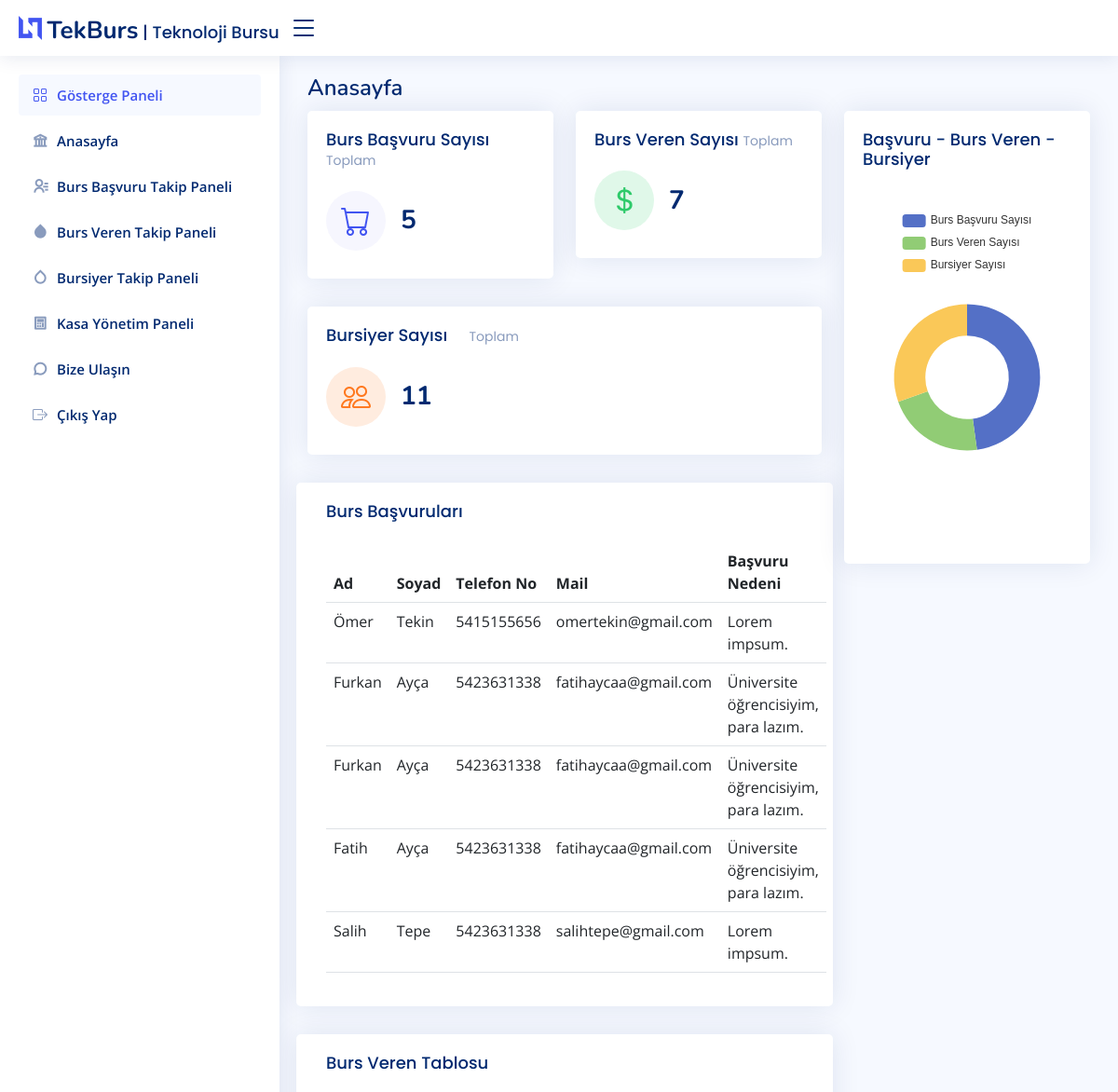
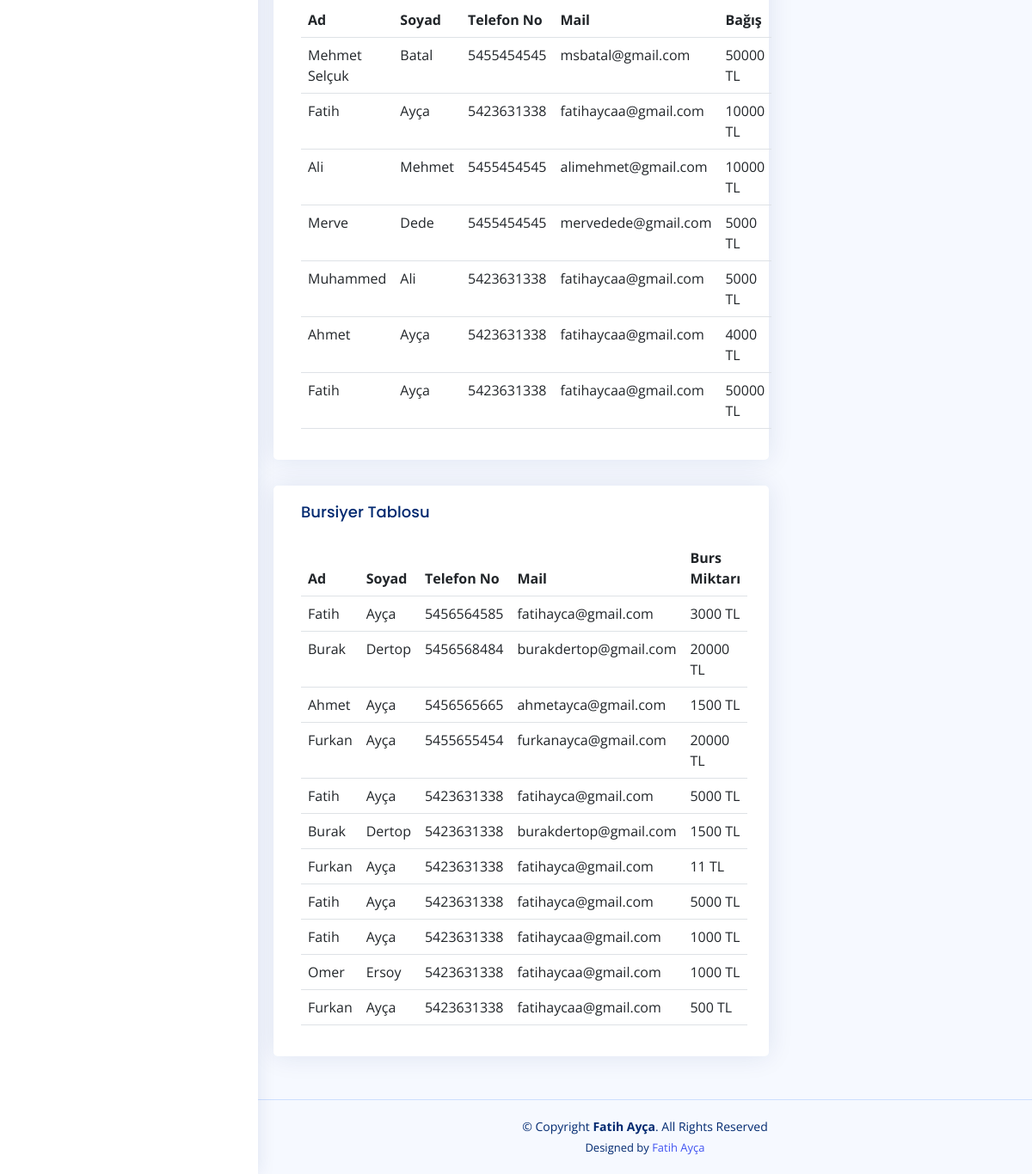
Screenshot of /anasayfa.php (signed in) with the database file from the repository (2 pictures, top to bottom).
### tables this page shows
CREATE TABLE IF NOT EXISTS `bursbasvuru` (
  `id` int(11) NOT NULL AUTO_INCREMENT,
  `ad` varchar(25) NOT NULL,
  `soyad` varchar(25) NOT NULL,
  `telefon` varchar(20) NOT NULL,
  `mail` varchar(55) NOT NULL,
  `neden` varchar(250) NOT NULL,
  PRIMARY KEY (`id`)
);

CREATE TABLE IF NOT EXISTS `bursveren` (
  `id` int(11) NOT NULL AUTO_INCREMENT,
  `ad` varchar(25) NOT NULL,
  `soyad` varchar(25) NOT NULL,
  `telefon` varchar(20) NOT NULL,
  `mail` varchar(55) NOT NULL,
  `bagis` int(7) NOT NULL,
  PRIMARY KEY (`id`)
);

CREATE TABLE IF NOT EXISTS `bursiyer` (
  `id` int(11) NOT NULL AUTO_INCREMENT,
  `ad` varchar(25) NOT NULL,
  `soyad` varchar(25) NOT NULL,
  `telefon` varchar(55) NOT NULL,
  `mail` varchar(55) NOT NULL,
  `burs` int(7) NOT NULL,
  PRIMARY KEY (`id`)
);

### anasayfa.php (the view, shortened to what this page needs)
<!DOCTYPE html>
<html lang="tr">
<head>
  <link href="assets/vendor/bootstrap/css/bootstrap.min.css" rel="stylesheet">
  <link href="assets/vendor/bootstrap-icons/bootstrap-icons.css" rel="stylesheet">
  <link href="assets/vendor/boxicons/css/boxicons.min.css" rel="stylesheet">
  <link href="assets/vendor/quill/quill.snow.css" rel="stylesheet">
  <link href="assets/vendor/quill/quill.bubble.css" rel="stylesheet">
  <link href="assets/vendor/remixicon/remixicon.css" rel="stylesheet">
  <link href="assets/vendor/simple-datatables/style.css" rel="stylesheet">
  <link href="assets/css/style.css" rel="stylesheet">
</head>
<body>
<?php
$baglan = baglan();
$sorgu = $baglan->prepare("select * from bursiyer");
$sorgu->execute();
$bursiyersay = $sorgu->rowCount();
$sorgu = $baglan->prepare("select * from bursbasvuru");
$sorgu->execute();
$basvurusay = $sorgu->rowCount();
$sorgu = $baglan->prepare("select * from bursveren");
$sorgu->execute();
$bursverensay = $sorgu->rowCount();
?>
  <header id="header" class="header fixed-top d-flex align-items-center">
    <div class="d-flex align-items-center justify-content-between">
      <a href="anasayfa.php" class="logo d-flex align-items-center">
        <img src="assets/img/logo.png" alt="">
        <h5 class="card-title"><span> TekBurs</span> | Teknoloji Bursu </h5>
      </a>
      <i class="bi bi-list toggle-sidebar-btn"></i>
    </div>
  </header>
    <aside id="sidebar" class="sidebar">
<ul class="sidebar-nav" id="sidebar-nav">
  <li class="nav-item">
    <a class="nav-link ">
      <i class="bi bi-grid"></i>
      <span>Gösterge Paneli</span>
    </a>
  </li>
  <li class="nav-item">
    <a class="nav-link collapsed" href="anasayfa.php">
      <i class="ri-bank-line"></i>
      <span>Anasayfa</span>
    </a>
  </li>
  <li class="nav-item">
    <a class="nav-link collapsed" href="bursbasvuru.php">
      <i class="ri-contacts-line"></i>
      <span>Burs Başvuru Takip Paneli</span>
    </a>
  </li>
  <li class="nav-item">
    <a class="nav-link collapsed" href="bursveren.php">
      <i class="ri-drop-fill"></i>
      <span>Burs Veren Takip Paneli</span>
    </a>
  </li>
  <li class="nav-item">
    <a class="nav-link collapsed" href="bursiyer.php">
      <i class=" ri-drop-line"></i>
      <span>Bursiyer Takip Paneli</span>
    </a>
  </li>
  <li class="nav-item">
    <a class="nav-link collapsed" href="kasa.php">
      <i class="ri-calculator-line"></i>
      <span>Kasa Yönetim Paneli</span>
    </a>
  </li>
  <li class="nav-item">
    <a class="nav-link collapsed" href="destekadmin.php">
      <i class="ri-chat-3-line"></i>
      <span>Bize Ulaşın</span>
    </a>
  </li>
  <li class="nav-item">
    <a class="nav-link collapsed" href="cikis.php">
      <i class="bi bi-box-arrow-right"></i>
      <span>Çıkış Yap</span>
    </a>
  </li>
</ul>
</aside>
  <main id="main" class="main">
    <div class="pagetitle">
      <h1>Anasayfa</h1>
    </div>
    <section class="section dashboard">
      <div class="row">
        <div class="col-lg-8">
          <div class="row">
            <div class="col-xxl-4 col-md-6">
              <div class="card info-card sales-card">
                <div class="card-body">
                  <h5 class="card-title">Burs Başvuru Sayısı <span> Toplam</span></h5>
                  <div class="d-flex align-items-center">
                    <div class="card-icon rounded-circle d-flex align-items-center justify-content-center">
                      <i class="bi bi-cart"></i>
                    </div>
                    <div class="ps-3">
                      <h6>
                        <?php
                        echo $basvurusay;
                        ?>
                      </h6>
                    </div>
                  </div>
                </div>
              </div>
            </div>
            <div class="col-xxl-4 col-md-6">
              <div class="card info-card revenue-card">
                <div class="card-body">
                  <h5 class="card-title">Burs Veren Sayısı <span> Toplam</span></h5>
                  <div class="d-flex align-items-center">
                    <div class="card-icon rounded-circle d-flex align-items-center justify-content-center">
                      <i class="bi bi-currency-dollar"></i>
                    </div>
                    <div class="ps-3">
                      <h6>
                      <?php
                        echo $bursverensay;
                        ?>
                      </h6>
                    </div>
                  </div>
                </div>
              </div>
            </div>
            <div class="col-xxl-4 col-xl-12">
              <div class="card info-card customers-card">
                <div class="card-body">
                  <h5 class="card-title">Bursiyer Sayısı <span>  &nbsp&nbsp&nbsp&nbsp  Toplam</span></h5>
                  <div class="d-flex align-items-center">
                    <div class="card-icon rounded-circle d-flex align-items-center justify-content-center">
                      <i class="bi bi-people"></i>
                    </div>
                    <div class="ps-3">
                      <h6>
                      <?php
                        echo $bursiyersay;
                        ?>
                      </h6>
                    </div>
                  </div>
                </div>
              </div>
            </div>
            <div class="card">
            <div class="card-body">
              <h5 class="card-title">Burs Başvuruları</h5>
              <table class="table">
                <thead>
                  <tr>
                    <th scope="col">Ad</th>
                    <th scope="col">Soyad</th>
                    <th scope="col">Telefon No</th>
                    <th scope="col">Mail</th>
                    <th scope="col">Başvuru Nedeni</th>
                  </tr>
                </thead>
                <tbody>
                  <?php
                  $sorgu = $baglan->prepare("select * from bursbasvuru");
                  $sorgu->execute();
                  while ($satir = $sorgu->fetchObject()){
                    echo "<tr>
                            <td>$satir->ad</td>
                            <td>$satir->soyad</td>
                            <td>$satir->telefon</td>
                            <td>$satir->mail</td>
                            <td>$satir->neden</td>
                          </tr>";
                  }
                  ?>
                </tbody>
              </table>
              </div>
          </div>
          <div class="card">
            <div class="card-body">
              <h5 class="card-title">Burs Veren Tablosu</h5>
              <table class="table">
                <thead>
                  <tr>
                    <th scope="col">Ad</th>
                    <th scope="col">Soyad</th>
                    <th scope="col">Telefon No</th>
                    <th scope="col">Mail</th>
                    <th scope="col">Bağış</th>
                  </tr>
                </thead>
                <tbody>
                  <?php
                  $sorgu = $baglan->prepare("select * from bursveren");
                  $sorgu->execute();
                  while ($satir = $sorgu->fetchObject()){
                    echo "<tr>
                            <td>$satir->ad</td>
                            <td>$satir->soyad</td>
                            <td>$satir->telefon</td>
                            <td>$satir->mail</td>
                            <td>$satir->bagis TL</td>
                          </tr>";
                  }
                  ?>
                </tbody>
              </table>
              </div>
          </div>
          <div class="card">
            <div class="card-body">
              <h5 class="card-title">Bursiyer Tablosu</h5>
              <table class="table">
                <thead>
                  <tr>
                    <th scope="col">Ad</th>
                    <th scope="col">Soyad</th>
                    <th scope="col">Telefon No</th>
                    <th scope="col">Mail</th>
                    <th scope="col">Burs Miktarı</th>
                  </tr>
                </thead>
                <tbody>
                  <?php
                  $sorgu = $baglan->prepare("select * from bursiyer");
                  $sorgu->execute();
                  while ($satir = $sorgu->fetchObject()){
                    echo "<tr>
                            <td>$satir->ad</td>
                            <td>$satir->soyad</td>
                            <td>$satir->telefon</td>
                            <td>$satir->mail</td>
                            <td>$satir->burs TL</td>
                          </tr>";
                  }
                  ?>
                </tbody>
              </table>
              </div>
          </div>
          </div>
        </div>
        <div class="col-lg-4">
          <div class="card">
            <div class="card-body pb-0">
              <h5 class="card-title">Başvuru - Burs Veren - Bursiyer</h5>
              <div id="trafficChart" style="min-height: 400px;" class="echart"></div>
              <script>
                document.addEventListener("DOMContentLoaded", () => {
                  echarts.init(document.querySelector("#trafficChart")).setOption({
                    tooltip: {
                      trigger: 'item'
                    },
                    legend: {
                      top: '5%',
                      left: 'center'
                    },
                    series: [{
                      name: 'Toplam Sayı',
                      type: 'pie',
                      radius: ['40%', '70%'],
                      avoidLabelOverlap: false,
                      label: {
                        show: false,
                        position: 'center'
                      },
                      emphasis: {
                        label: {
                          show: true,
                          fontSize: '18',
                          fontWeight: 'bold'
                        }
                      },
                      labelLine: {
                        show: false
                      },
                      data: [{
                          value:
                        <?php
                        echo $bursiyersay;
                        ?>,
                          name: 'Burs Başvuru Sayısı'
                        },
                        {
                          value:
                        <?php
                        echo $basvurusay;
                        ?>,
                          name: 'Burs Veren Sayısı'
                        },
                        {
                          value:
                          <?php
                        echo $bursverensay;
                        ?>,
                          name: 'Bursiyer Sayısı'
                        }
                      ]
                    }]
                  });
                });
              </script>
            </div>
          </div>
        </div>
      </div>
    </section>
  </main>
  <footer id="footer" class="footer">
    <div class="copyright">
      &copy; Copyright <strong><span>Fatih Ayça</span></strong>. All Rights Reserved
    </div>
    <div class="credits">
      Designed by <a href="https://www.linkedin.com/in/fatihayca/">Fatih Ayça</a>
    </div>
  </footer>
</body>
</html>

### assets/css/style.css (style rules this page uses)
:root { scroll-behavior: smooth; }
body { font-family: "Open Sans", sans-serif; background: #f6f9ff; color: #444444; }
a { color: #4154f1; text-decoration: none; }
h1, h2, h3, h4, h5, h6 { font-family: "Nunito", sans-serif; }
#main { margin-top: 60px; padding: 20px 30px; transition: all 0.3s; }
.pagetitle { margin-bottom: 10px; }
.pagetitle h1 { font-size: 24px; margin-bottom: 0; font-weight: 600; color: #012970; }
.card { margin-bottom: 30px; border: none; border-radius: 5px; box-shadow: 0px 0 30px rgba(1, 41, 112, 0.1); }
.card-title { padding: 20px 0 15px 0; font-size: 18px; font-weight: 500; color: #012970; font-family: "Poppins", sans-serif; }
.card-title span { color: #899bbd; font-size: 14px; font-weight: 400; }
.card-body { padding: 0 20px 20px 20px; }
.logo { line-height: 1; }
@media (min-width: 1200px) { .logo { width: 280px; } }
.logo img { max-height: 26px; margin-right: 6px; }
.logo span { font-size: 26px; font-weight: 700; color: #012970; font-family: "Nunito", sans-serif; }
.header { transition: all 0.5s; z-index: 997; height: 60px; box-shadow: 0px 2px 20px rgba(1, 41, 112, 0.1); background-color: #fff; padding-left: 20px; }
.header .toggle-sidebar-btn { font-size: 32px; padding-left: 10px; cursor: pointer; color: #012970; }
.sidebar { position: fixed; top: 60px; left: 0; bottom: 0; width: 300px; z-index: 996; transition: all 0.3s; padding: 20px; overflow-y: auto; scrollbar-width: thin; scrollbar-color: #aab7cf transparent; box-shadow: 0px 0px 20px rgba(1, 41, 112, 0.1); background-color: #fff; }
@media (min-width: 1200px) { #main, #footer { margin-left: 300px; } }
.sidebar-nav { padding: 0; margin: 0; list-style: none; }
.sidebar-nav li { padding: 0; margin: 0; list-style: none; }
.sidebar-nav .nav-item { margin-bottom: 5px; }
.sidebar-nav .nav-link { display: flex; align-items: center; font-size: 15px; font-weight: 600; color: #4154f1; transition: 0.3; background: #f6f9ff; padding: 10px 15px; border-radius: 4px; }
.sidebar-nav .nav-link i { font-size: 16px; margin-right: 10px; color: #4154f1; }
.sidebar-nav .nav-link.collapsed { color: #012970; background: #fff; }
.sidebar-nav .nav-link.collapsed i { color: #899bbd; }
.dashboard .info-card { padding-bottom: 10px; }
.dashboard .info-card h6 { font-size: 28px; color: #012970; font-weight: 700; margin: 0; padding: 0; }
.dashboard .card-icon { font-size: 32px; line-height: 0; width: 64px; height: 64px; flex-shrink: 0; flex-grow: 0; }
.dashboard .sales-card .card-icon { color: #4154f1; background: #f6f6fe; }
.dashboard .revenue-card .card-icon { color: #2eca6a; background: #e0f8e9; }
.dashboard .customers-card .card-icon { color: #ff771d; background: #ffecdf; }
.footer { padding: 20px 0; font-size: 14px; transition: all 0.3s; border-top: 1px solid #cddfff; }
.footer .copyright { text-align: center; color: #012970; }
.footer .credits { padding-top: 5px; text-align: center; font-size: 13px; color: #012970; }

### rows the page displays
bursbasvuru: ad "Ömer", soyad "Tekin", telefon "5415155656", mail "omertekin@gmail.com", neden "Lorem impsum."
bursbasvuru: ad "Furkan", soyad "Ayça", telefon "5423631338", mail "fatihaycaa@gmail.com", neden "Üniversite öğrencisiyim, para lazım."
bursbasvuru: ad "Furkan", soyad "Ayça", telefon "5423631338", mail "fatihaycaa@gmail.com", neden "Üniversite öğrencisiyim, para lazım."
bursbasvuru: ad "Fatih", soyad "Ayça", telefon "5423631338", mail "fatihaycaa@gmail.com", neden "Üniversite öğrencisiyim, para lazım."
bursbasvuru: ad "Salih", soyad "Tepe", telefon "5423631338", mail "salihtepe@gmail.com", neden "Lorem impsum."
bursveren: ad "Mehmet Selçuk", soyad "Batal", telefon "5455454545", mail "msbatal@gmail.com", bagis "50000"
bursveren: ad "Fatih", soyad "Ayça", telefon "5423631338", mail "fatihaycaa@gmail.com", bagis "10000"
bursveren: ad "Ali", soyad "Mehmet", telefon "5455454545", mail "alimehmet@gmail.com", bagis "10000"
bursveren: ad "Merve", soyad "Dede", telefon "5455454545", mail "mervedede@gmail.com", bagis "5000"
bursveren: ad "Muhammed", soyad "Ali", telefon "5423631338", mail "fatihaycaa@gmail.com", bagis "5000"
bursveren: ad "Ahmet", soyad "Ayça", telefon "5423631338", mail "fatihaycaa@gmail.com", bagis "4000"
bursveren: ad "Fatih", soyad "Ayça", telefon "5423631338", mail "fatihaycaa@gmail.com", bagis "50000"
bursiyer: ad "Fatih", soyad "Ayça", telefon "5456564585", mail "fatihayca@gmail.com", burs "3000"
bursiyer: ad "Burak", soyad "Dertop", telefon "5456568484", mail "burakdertop@gmail.com", burs "20000"
bursiyer: ad "Ahmet", soyad "Ayça", telefon "5456565665", mail "ahmetayca@gmail.com", burs "1500"
bursiyer: ad "Furkan", soyad "Ayça", telefon "5455655454", mail "furkanayca@gmail.com", burs "20000"
bursiyer: ad "Fatih", soyad "Ayça", telefon "5423631338", mail "fatihayca@gmail.com", burs "5000"
bursiyer: ad "Burak", soyad "Dertop", telefon "5423631338", mail "burakdertop@gmail.com", burs "1500"
bursiyer: ad "Furkan", soyad "Ayça", telefon "5423631338", mail "fatihayca@gmail.com", burs "11"
bursiyer: ad "Fatih", soyad "Ayça", telefon "5423631338", mail "fatihayca@gmail.com", burs "5000"
bursiyer: ad "Fatih", soyad "Ayça", telefon "5423631338", mail "fatihaycaa@gmail.com", burs "1000"
bursiyer: ad "Omer", soyad "Ersoy", telefon "5423631338", mail "fatihaycaa@gmail.com", burs "1000"
bursiyer: ad "Furkan", soyad "Ayça", telefon "5423631338", mail "fatihaycaa@gmail.com", burs "500"

### other values shown
$basvurusay "5"
$bursverensay "7"
$bursiyersay "11"
chart data {{ $bursiyersay }} 11
chart data {{ $basvurusay }} 5
chart data {{ $bursverensay }} 7
